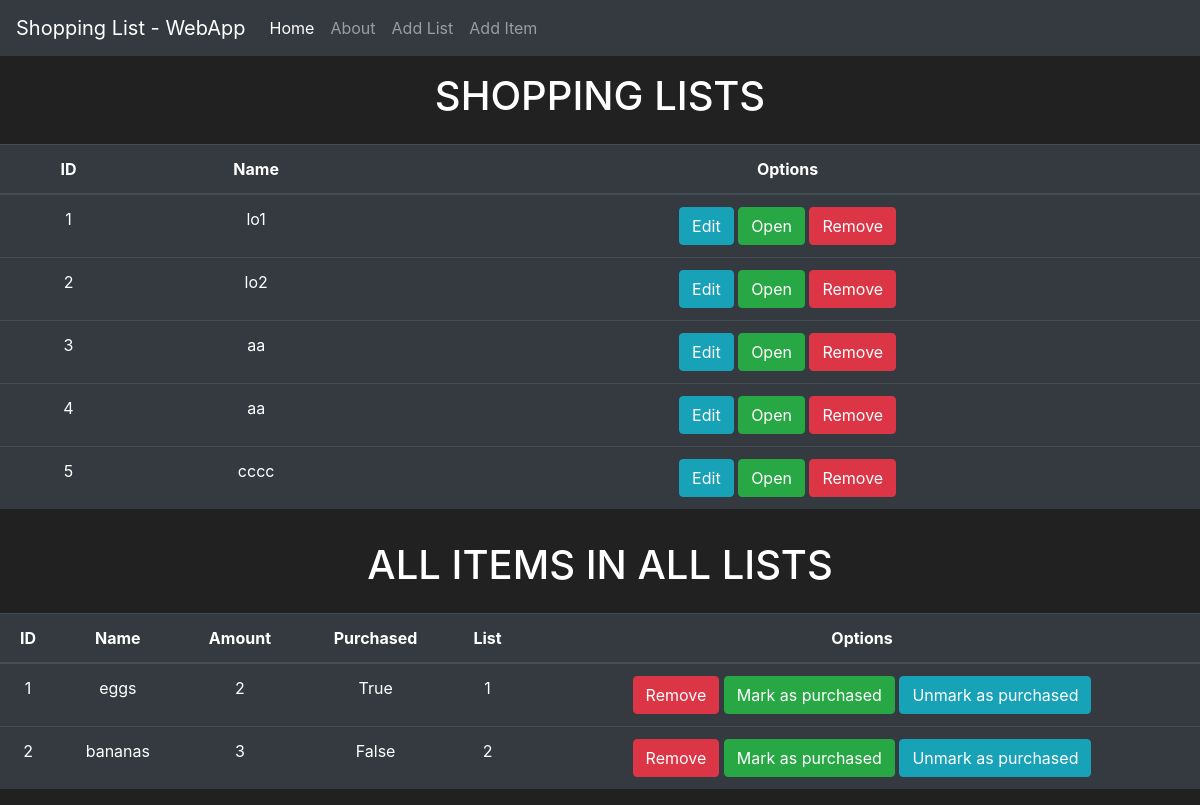
Page /home on the earlier database version.
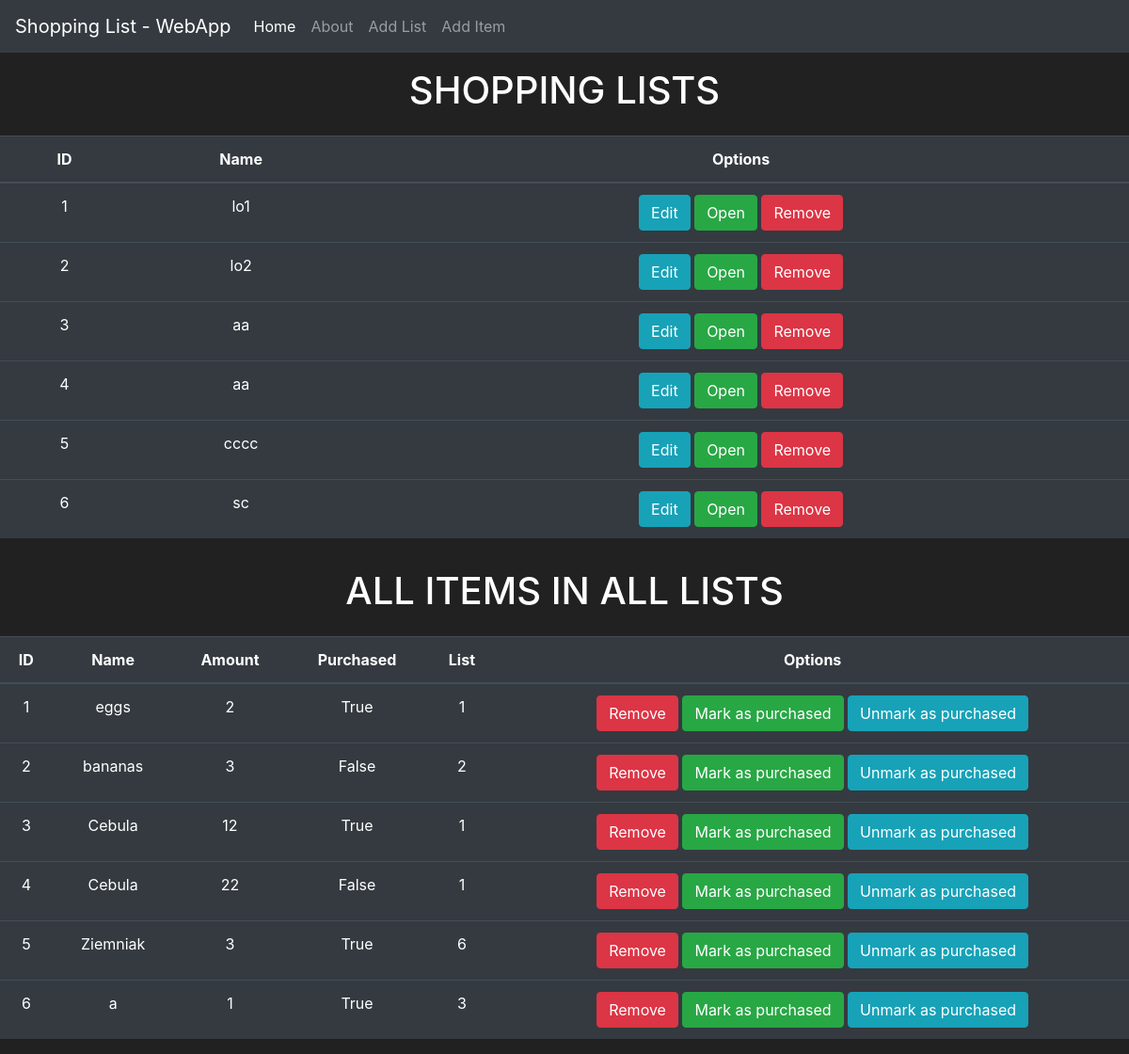
Same page on the later database version.
### lists/models.py (models this page shows, shortened)
class Lists(db.Model):
    id = db.Column(db.Integer(), primary_key=True)
    name = db.Column(db.String(length=50), nullable=False)
    lista = db.relationship('List', backref='owned_user', lazy=True)

class List(db.Model):
    id = db.Column(db.Integer(), primary_key=True)
    name = db.Column(db.String(length=50), nullable=False)
    amount = db.Column(db.Integer(), nullable=False)
    purchased = db.Column(db.Boolean(), default=False)
    owner = db.Column(db.Integer(), db.ForeignKey('lists.id'))

### lists/routes.py (the view)
@app.route('/')
@app.route('/home', methods=['GET', 'POST'])
def home_page():
    lists = Lists.query.all()
    list= List.query.all()
    return render_template('home.html', lists=lists, list=list)

### lists/templates/home.html (shortened to what this page needs)
<!doctype html>
<html lang="en">
  <head>
    <link rel="stylesheet" href="https://cdn.jsdelivr.net/npm/bootstrap@4.3.1/dist/css/bootstrap.min.css">
  </head>
  <body>
    <nav class="navbar navbar-expand-md navbar-dark bg-dark">
        <a class="navbar-brand">Shopping List - WebApp</a>
        <div class="collapse navbar-collapse" id="navbarNav">
          <ul class="navbar-nav mr-auto">
              <li class="nav-item active">
                  <a class="nav-link" href="{{ url_for('home_page')}}">Home <span class="sr-only">(current)</span></a>
              </li>
              <li class="nav-item">
                  <a class="nav-link" href="{{ url_for('about_page')}}">About</a>
              </li>
              <li class="nav-item">
                <a class="nav-link" href="{{ url_for('addlist_page')}}">Add List</a>
            </li>
            <li class="nav-item">
              <a class="nav-link" href="{{ url_for('additem_page')}}">Add Item</a>
            </li>
          </ul>
        </div>
      </nav>
      <div id="webTop">
        <h1>SHOPPING LISTS</h1>
      </div>
      <table class="table table-hover table-dark">
        <thead>
            <tr>
                <th scope="col">ID</th>
                <th scope="col">Name</th>
                <th scope="col">Options</th>
            </tr>
        </thead>
        <tbody>
            {% for lists in lists %}
                <tr>
                    <td>{{ lists.id }}</td>
                    <td>{{ lists.name }}</td>
                    <td>
                        <button class="btn btn-outline btn-info">Edit</button>
                        <button class="btn btn-outline btn-success" data-toggle="modal" data-target="#List-MoreInfo-{{ lists.id }}">Open</button>
                        <button class="btn btn-outline btn-danger">Remove</button>
                    </td>
                </tr>
            {% endfor %}
        </tbody>
    </table>
    <div id="webTop">
      <h1>ALL ITEMS IN ALL LISTS</h1>
    </div>
    <table class="table table-hover table-dark">
      <thead>
          <tr>
              <th scope="col">ID</th>
              <th scope="col">Name</th>
              <th scope="col">Amount</th>
              <th scope="col">Purchased</th>
              <th scope="col">List</th>
              <th scope="col">Options</th>
          </tr>
      </thead>
      <tbody>
          {% for list in list %}
              <tr>
                  <td>{{ list.id }}</td>
                  <td>{{ list.name }}</td>
                  <td>{{ list.amount }}</td>
                  <td>{{ list.purchased }}</td>
                  <td>{{ list.owner }}</td>
                  <td>
                      <button class="btn btn-outline btn-danger">Remove</button>
                      <button class="btn btn-outline btn-success">Mark as purchased</button>
                      <button class="btn btn-outline btn-info">Unmark as purchased</button>
                  </td>
              </tr>
          {% endfor %}
      </tbody>
  </table>
  </body>
</html>

### lists/templates/home.html (style rules this page uses)
body { background-color: #212121; color: white; text-align: center; }
#webTop { padding: 1rem; }

Differences in the rows shown:
added Lists: id "6", name "sc"
added List: id "3", name "Cebula", amount "12", purchased "True", owner "1"
added List: id "4", name "Cebula", amount "22", purchased "False", owner "1"
added List: id "5", name "Ziemniak", amount "3", purchased "True", owner "6"
added List: id "6", name "a", amount "1", purchased "True", owner "3"
